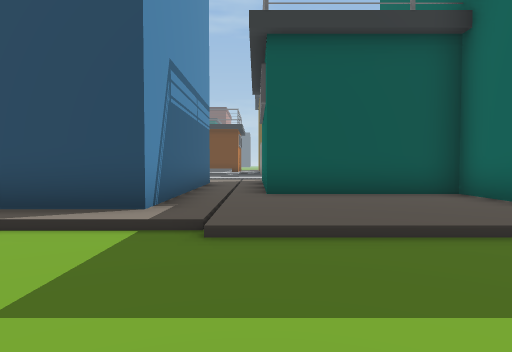
View 1 (above)

20 first-person views from a walk through a Unity game level. The camera is 1.4 m above the floor, tilts 2° down and sees 75° across. The floor is counted in squares, 2 m on a side. Each view is taken from the middle of a square. On the plan, view 1 faces up. The plan holds only what a view shows up to about 10 squares ahead; the rest is blank. The place goes on beyond the plan. The player is left out. Some surface patterns are stand-ins.

View 2
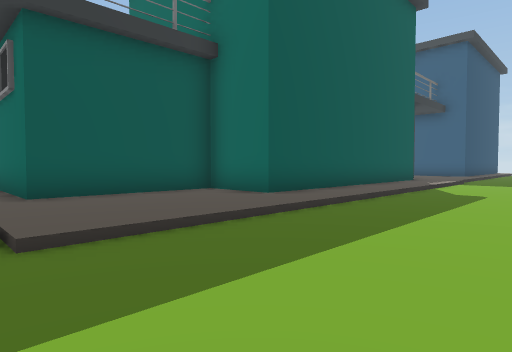

View 3
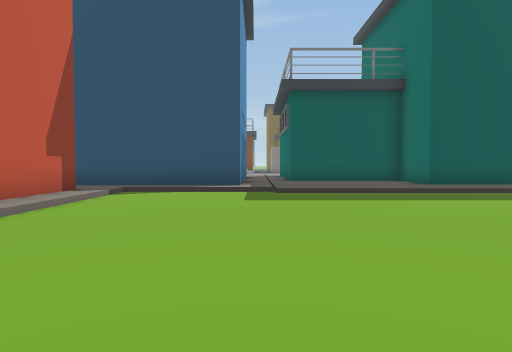

View 4
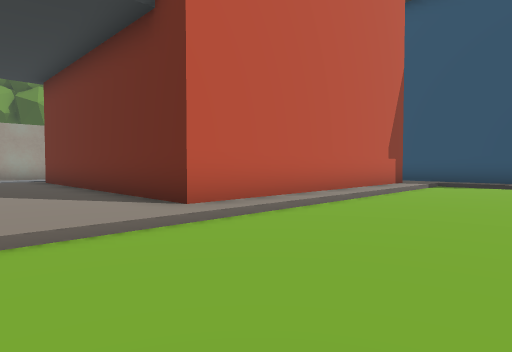

View 5
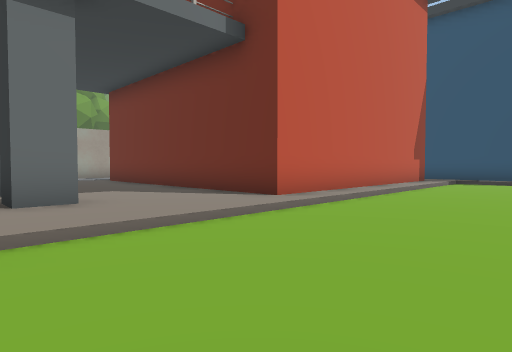

View 6
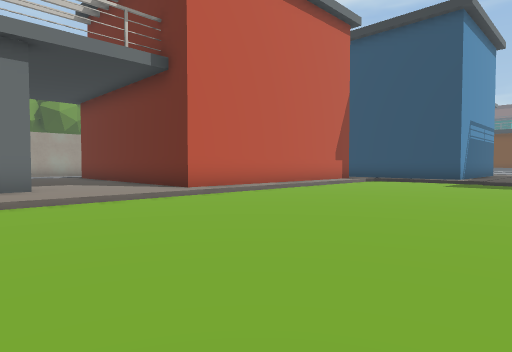

View 7
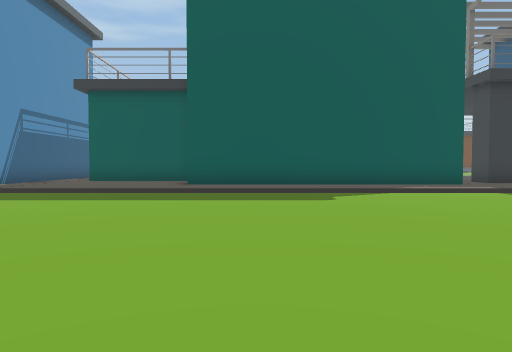

View 8
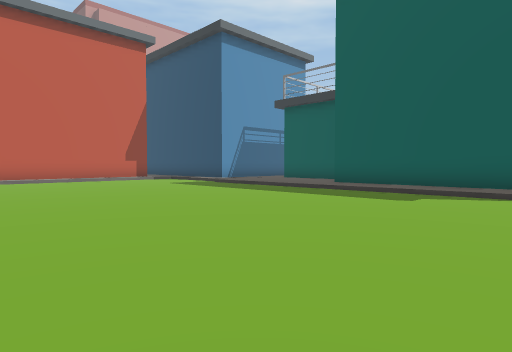

View 9
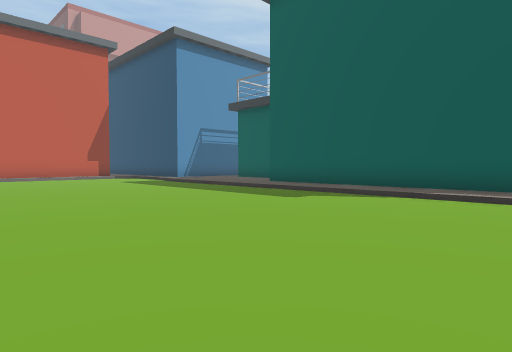

View 10
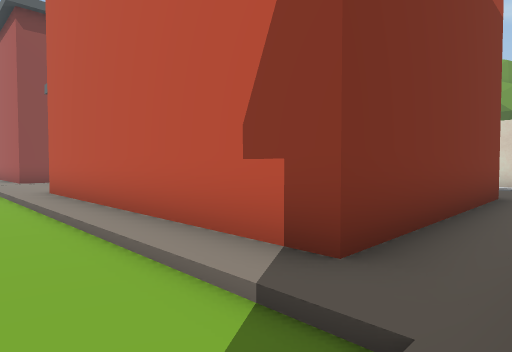

View 11
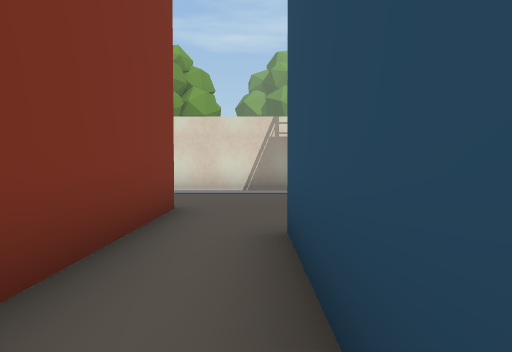

View 12
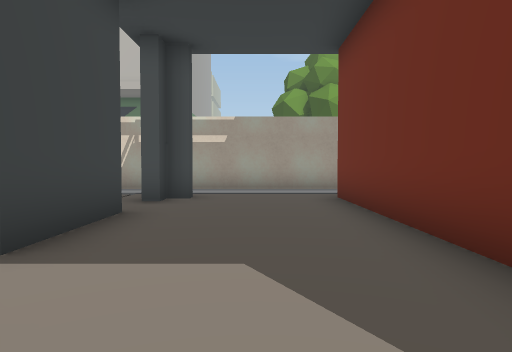

View 13
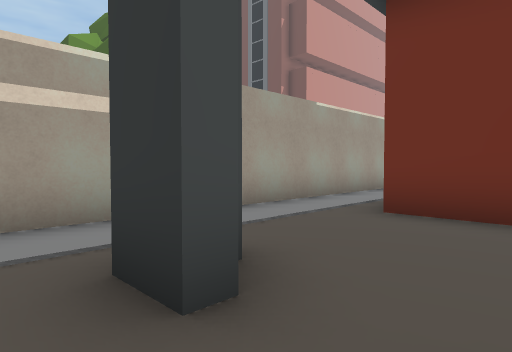

View 14
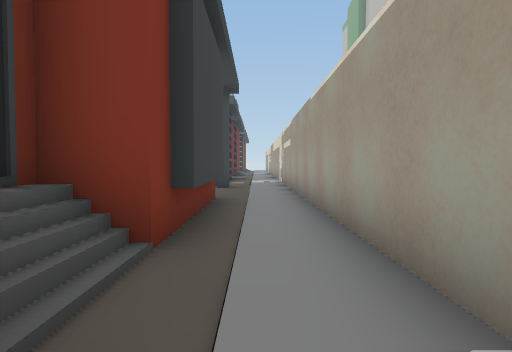

View 15
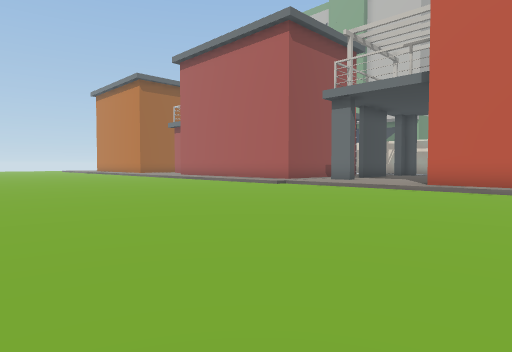

View 16
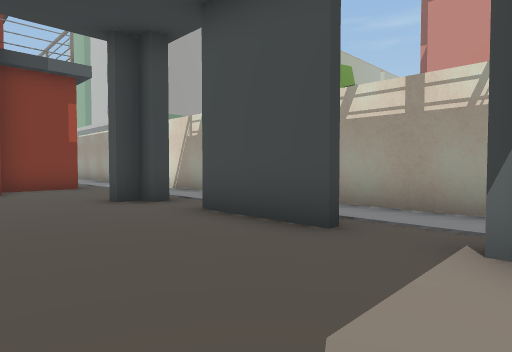

View 17
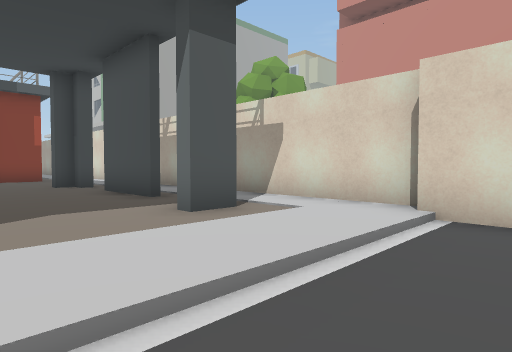

View 18
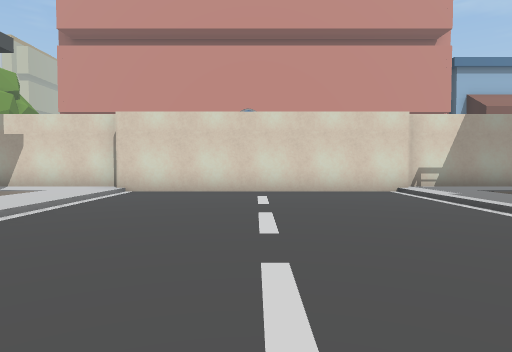

View 19
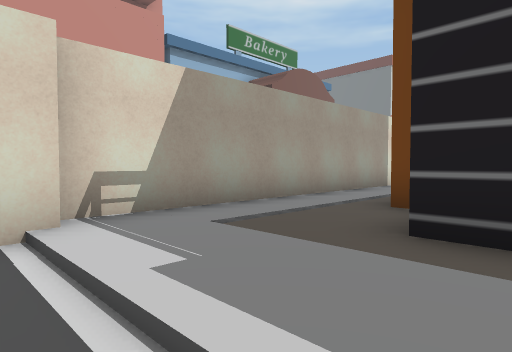

View 20
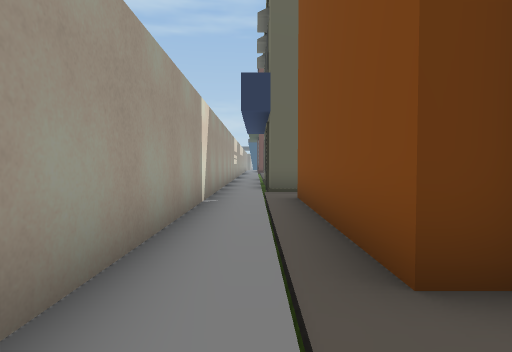

### Floor plan
Key: @ floor where view 1 was taken; # wall or solid block; . main floor; : floor 0.25 m higher than the main floor; + floor 0.5 m higher than the main floor; / step, stairs or slope.
Columns run from 15 left of view 1 to 12 right of it. Each row starts with its distance up from view 1.
 34 #/#
 33 #/#
 32 #/:
 31 #/#
 30 #/#
 29 #/#
 28 #/#
 27 #/#
 26 #/##
 25 #/:#
 24 #/:##
 23 #/:::
 22 #::::
 21 #......
 20 #.......
 19 #........
 18 #.........
 17 #........
 16 #.......
 15 #......
 14 #:::::
 13 #/////
 12 #:#:::
 11 #:::::
 10 #:#:::       #::#
  9 #:#:::       #::#
  8 #:#:::       #::#
  7 #::::        #::####
  6 #:#::        #:::::#
  5 #:::: ########:::::#########
  4 #:::::::::::::::::::::::::::
  3 #::::::::::..../////////////
  2 #:::######:................
  1 #:###    #:................
  0 #:+#     #:....@............
 -1 #:##     #:.................
 -2 #:#      #:.................
 -3 #:#      #:.................
 -4 #:#      #:.................
 -5 #:########:...............
 -6 #::::::::::..........
 -7 #::::::::::.........
 -8 #::::::::::.........
 -9 #:#::##:#::.........
-10 #////     //........

Where each view was taken, in squares from view 1:
view 1: 0 up, 0 right, facing up
view 2: 0 up, 1 left, facing up-right
view 3: 5 down, 1 left, facing up
view 4: 8 down, 1 left, facing up-left
view 5: 10 down, 1 left, facing up-left
view 6: 10 down, 2 right, facing up-left
view 7: 5 down, 6 right, facing up
view 8: 5 down, 10 right, facing up-left
view 9: 4 down, 12 right, facing up-left
view 10: 4 up, 3 left, facing down-left
view 11: 4 up, 6 left, facing left
view 12: 7 down, 6 left, facing left
view 13: 10 down, 11 left, facing up-left
view 14: 2 up, 14 left, facing down
view 15: 2 down, 5 right, facing down-left
view 16: 12 up, 10 left, facing down-left
view 17: 16 up, 10 left, facing down-left
view 18: 18 up, 6 left, facing left
view 19: 21 up, 11 left, facing up-left
view 20: 24 up, 14 left, facing up
